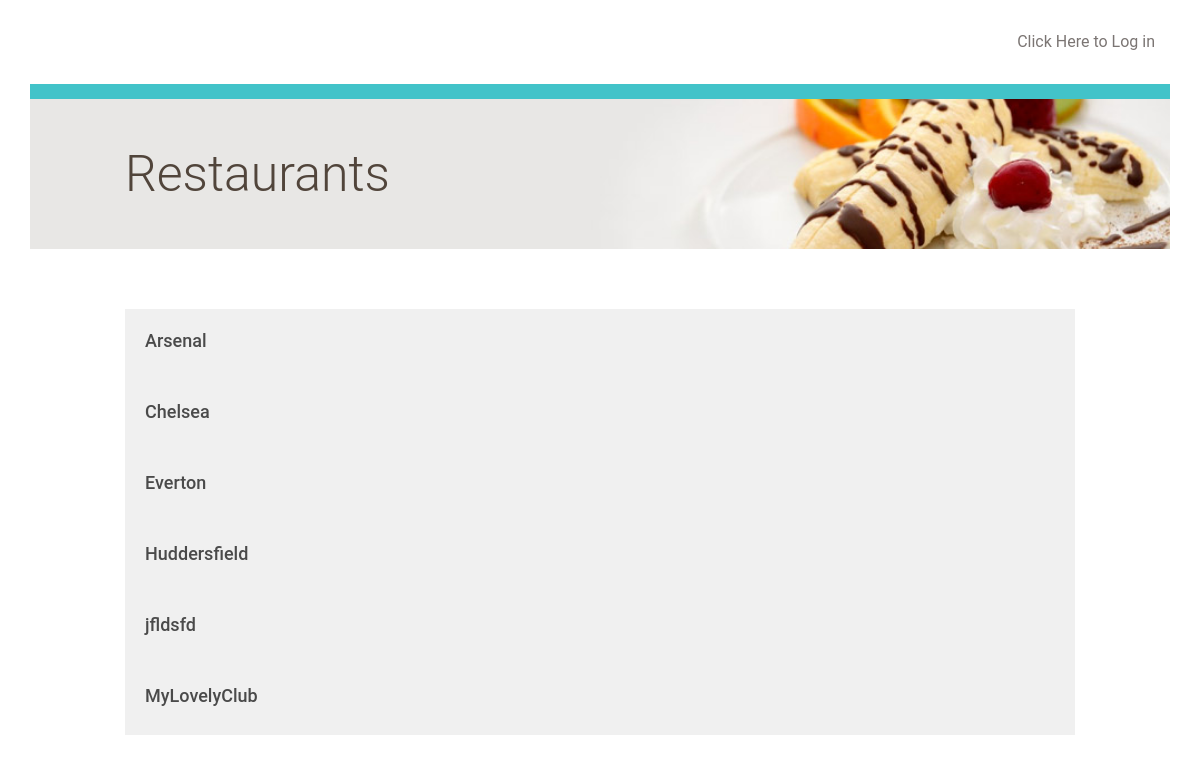
Page /Club/ on the earlier database version.
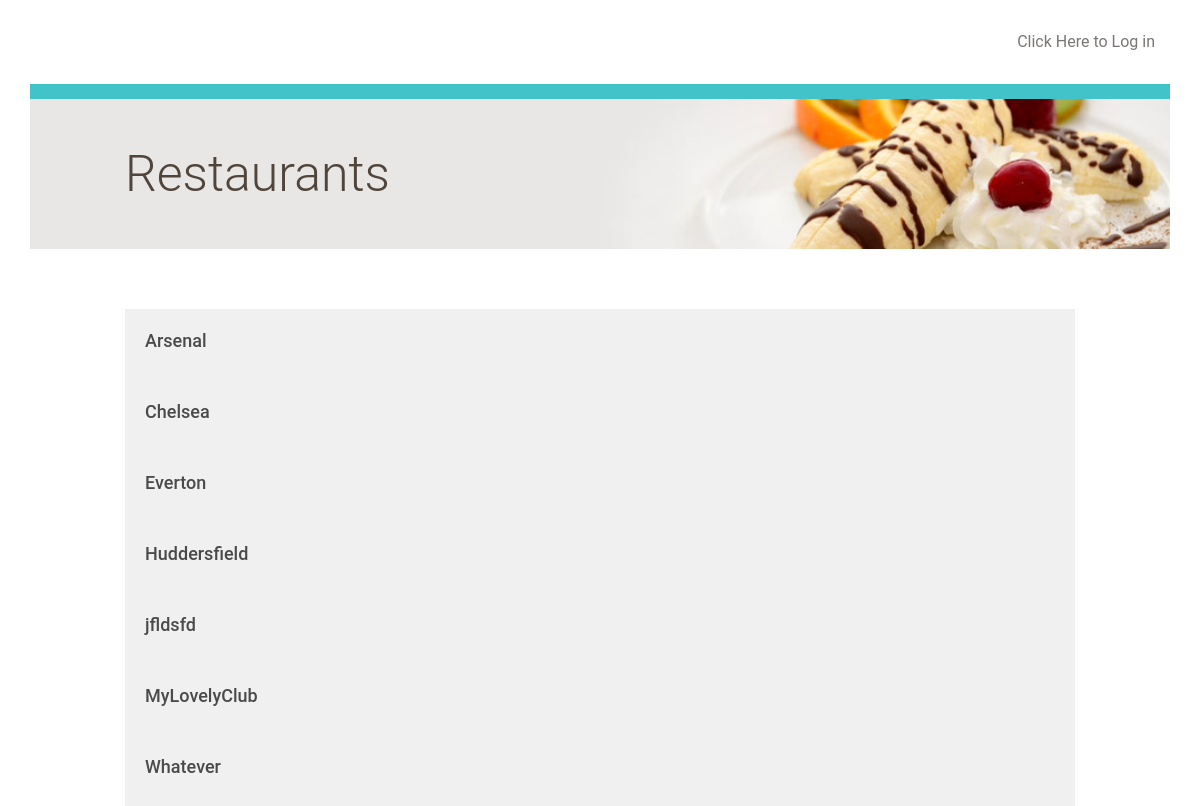
Same page on the later database version.
### database_setup.py (models this page shows, shortened)
class Club(Base):
    __tablename__ = 'club'
    id = Column(Integer, primary_key=True)
    name = Column(String(250), nullable=False)
    user_id = Column(Integer, ForeignKey('user.id'))
    user = relationship(User)

### project.py (the view)
@app.route('/')
@app.route('/Club/')
def showClubs():
    clubs = session.query(Club).all()
    if 'username' not in login_session:
        return render_template('publicClubs.html', clubs=clubs)
    else:
        return render_template('Clubs.html', clubs=clubs)

### templates/publicClubs.html (shortened to what this page needs)
{% extends "main.html" %}
{% block content %}
	<div class="row top-menu">
		<div class="col-md-10"></div>
		<div class="col-md-2 text-right">
			<a href="{{url_for('showLogin')}}">Click Here to Log in </a>
		</div>
	</div>
	<div class="row divider blue">
		<div class="col-md-12"></div>
	</div>
	<div class="row banner main">
		<div class="col-md-1"></div>
		<div class="col-md-11 padding-none">
			<h1>Restaurants</h1>
		</div>
	</div>
	<div class="row padding-top padding-bottom">
	</div>
	{% for club in clubs %}
		<a href = "{{url_for('showClub', club_id = club.id)}}">
			<div class="row">
				<div class="col-md-1"></div>
					<div class="col-md-10 restaurant-list">
						<h3>{{club.name}}</h3>
					</div>
				<div class="col-md-1"></div>
			</div>
		</a>
	{% endfor %}
{% endblock %}

### templates/main.html (shortened to what this page needs)
<!DOCTYPE html>
<html lang="en">
<head>
	<link rel="stylesheet" href="https://stackpath.bootstrapcdn.com/bootstrap/4.2.1/css/bootstrap.min.css"
>
	<link rel=stylesheet type=text/css href="{{ url_for('static', filename='styles.css') }}">
</head>
<body>
	<div class="container">
		{% block content %}
		{% endblock %}
	</div>
</body>
</html>

### static/styles.css (style rules this page uses)
* { font-family: "Helvetica Neue Bold", Roboto, Helvetica, Arial, sans-serif; font-weight: 700; }
h1 { font-family: "Helvetica Neue Light", Roboto, Helvetica, Arial, sans-serif; font-size: 50px; color: #51453B; line-height: 60px; font-weight: 300; }
h3 { font-size: 18px; color: #4A4A4A; line-height: 23px; }
a { font-size: 14px; color: #0093B9; line-height: 17px; }
.padding-top { padding-top: 30px; }
.padding-bottom { padding-bottom: 30px; }
.padding-none { padding: 0; }
.top-menu { padding-top: 30px; padding-bottom: 30px; }
.top-menu a { margin-bottom: 0; line-height: 16px; font-size: 16px; color: #7B7573; font-weight: 400; }
.divider { height: 15px; }
.divider.blue { background-color: #42C3C9; }
.banner.main { height: 150px; background: url("/static/top-banner.jpg"); background-position: right; background-repeat: no-repeat; background-size: cover; }
.banner h1 { margin: 45px 0; }
.restaurant-list { background-color: #F0F0F0; padding: 20px; u }

Differences in the rows shown:
added Club: name "Whatever"
